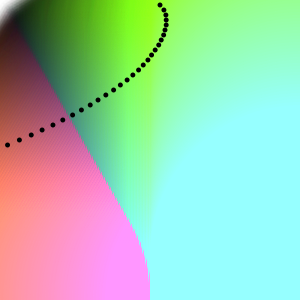
Frame 1 (no input)
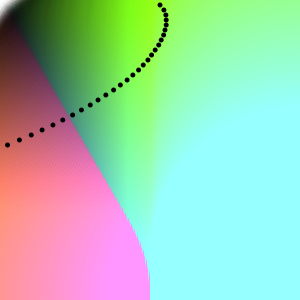
Frame 2 (the mouse pressed at the canvas centre, redrawn once)

The Processing sketch that drew these frames (run headless with seeded random() and noise(); the mouse was pressed at the canvas centre and the sketch redrawn once):

// Processing sketch: processing_136232
// ── processing_136232.pde

////
// Matrix homework HW #5
// Bump on a log
// Patrick O'donnel
// Feb 25, 2013
////

void setup () {
  size (300,300);
  background (255);
  noLoop();
  
}

void draw () {

  for (int i = 0; i<=width; i+=3) {
    
    for (int j = 0; j <=height; j+=3) {
  pushMatrix();
  
  
  translate(i,j);
  
    if (log(i)>=log(j)) {
    point(i,i/2,i,j,j);
    }
    
    if (log(j)>log(i)) {
      point(j,j,j/2,i,i);
    }
    
  popMatrix(); 
   
    }
  }
  
  for (int k = 0; k < width; k+=4) {
      
      translate (16/(k+.1)-k/9,5);
        
      point(5,0,0,0,255);
            
      
  }

}
void point (int s, int r, int g, int b, int t) {
  noStroke();
  fill(r,g,b,t);
  ellipse (0,0,s,s);
}
